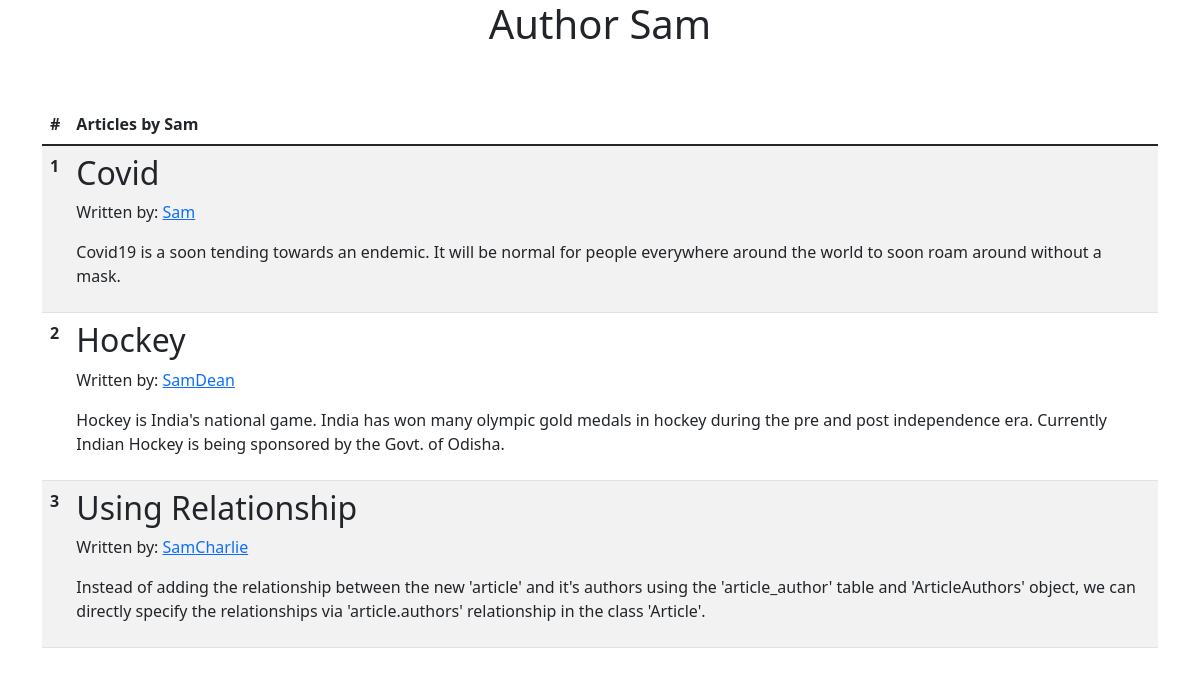
Page /author_home/Sam on the committed database.
### main.py (models this page shows)
class User(db.Model):
    __tablename__ = "user"
    user_id = db.Column(db.Integer(), primary_key=True, autoincrement=True)
    name = db.Column(db.String(), unique=True)
    email = db.Column(db.String(), unique=True)

class Article(db.Model):
    __tablename__ = "article"
    article_id = db.Column(db.Integer(), primary_key=True, autoincrement=True)
    title = db.Column(db.String())
    content = db.Column(db.String())
    authors = db.relationship("User", secondary="article_authors")

### main.py (the view)
@app.route("/author_home/<author_name>", methods=["GET", "POST"])
def author_home(author_name):
    author_articles = Article.query.filter(
        Article.authors.any(name=author_name))
    return render_template("author_home.html", author_articles=author_articles, author_name=author_name)

### templates/author_home.html (shortened to what this page needs)
{% extends "base.html" %}
{% block body %}
<div class="container">
  <h1 class="text-center">Author {{ author_name }}</h1>
  <br /><br />
  <table class="table table-striped table-hover">
    <thead>
      <tr>
        <th scope="col">#</th>
        <th scope="col">Articles by {{ author_name }}</th>
      </tr>
    </thead>
    <tbody>
      {% for article in author_articles %}
      <tr>
        <th scope="row">{{ loop.index }}</th>
        <td>
          <h2>{{ article.title }}</h2>
          <p>
            Written by: {% for author in article.authors %}<a
            href="/author_home/{{author.name}}"
            target="_blank"
            >{{author.name}}</a {% endfor %}
          </p>
          <p>{{ article.content }}</p>
        </td>
      </tr>
      {% endfor %}
    </tbody>
  </table>
</div>
{% endblock %}

### rows in the picture
User: name "Sam"
Article: title "Covid", content "Covid19 is a soon tending towards an endemic. It will be normal for people everywhere around the world to soon roam around without a mask."
Article: title "Hockey", content "Hockey is India's national game. India has won many olympic gold medals in hockey during the pre and post independence era. Currently Indian Hockey is being sponsored by the Govt. of Odisha."
User: name "Dean"
Article: title "Using Relationship", content "Instead of adding the relationship between the new 'article' and it's authors using the 'article_author' table and 'ArticleAuthors' object, we can directly specify the relationships via 'article.authors' relationship in the class 'Article'."
User: name "Charlie"
